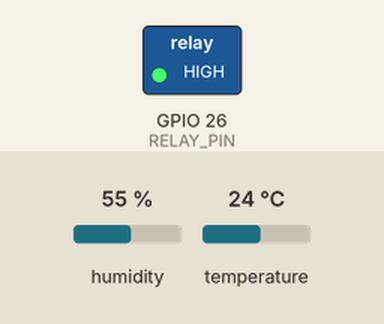
Bench run of a program on a simulated ESP32. On the bench: switched loads named in the program (green lamp = pin HIGH). The test bench sets the inputs (shaded band); at power-on: temperature 24 °C, humidity 55 %. WiFi joins after 1.5 s; servers stay silent unless stated; no MQTT or app messages arrive unless stated; what the program prints to the serial monitor is not drawn.

Above: at 2.7 s.
2.8 s: temperature set to 29 °C
13.0 s: temperature set to 32 °C
At 22.2 s:
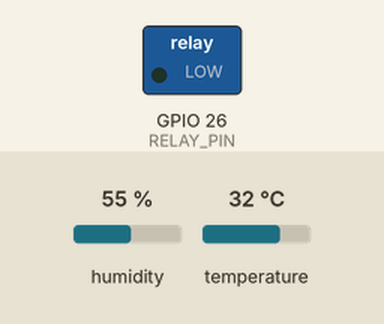
23.0 s: temperature set to 12 °C
At 32.6 s:
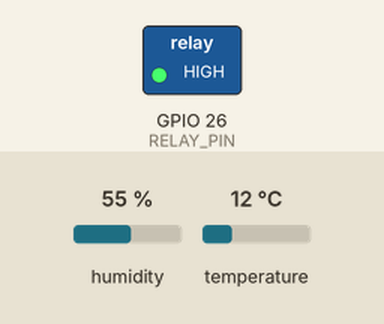
33.0 s: temperature set to 33 °C
At 43.0 s:
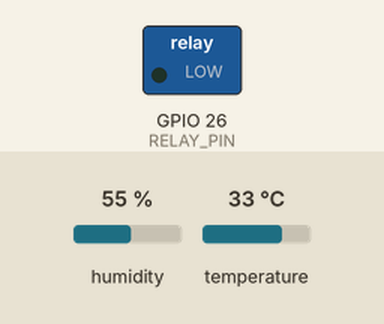
Timing chart, 0 to 44.0 s (numbered marks = the images above; inputs shaded):
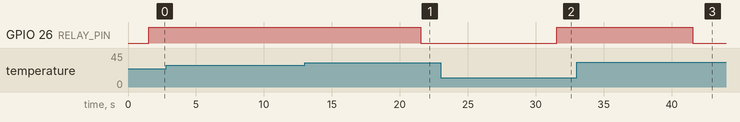

The program:

main.cpp
```cpp
#include <Arduino.h>
#include <WiFi.h>
#include <PubSubClient.h>
#include "DHT.h"

#if __has_include("config.h")
#include "config.h"
#endif

#define DHTPIN 5
#define DHTTYPE DHT11
#define RELAY_PIN 26
#define RELAY_ON HIGH
#define RELAY_OFF LOW

#ifndef WIFI_SSID
#define WIFI_SSID "CONFIGURE_WIFI_SSID"
#endif

#ifndef WIFI_PASSWORD
#define WIFI_PASSWORD "CONFIGURE_WIFI_PASSWORD"
#endif

#ifndef MQTT_BROKER
#define MQTT_BROKER "broker.hivemq.com"
#endif

#ifndef MQTT_PORT
#define MQTT_PORT 1883
#endif

#ifndef MQTT_TOPIC
#define MQTT_TOPIC "granja/temperatura/esp32-granja-001"
#endif

constexpr float TEMPERATURA_LIGA = 30.0;
constexpr float TEMPERATURA_DESLIGA = 31.0;
constexpr unsigned long INTERVALO_LEITURA_MS = 10000;

WiFiClient espClient;
PubSubClient client(espClient);
DHT dht(DHTPIN, DHTTYPE);
bool lampadaLigada = false;
unsigned long ultimaLeitura = 0;
unsigned long ultimaTentativaMqtt = 0;
constexpr unsigned long INTERVALO_TENTATIVA_MQTT_MS = 5000;

void aplicarEstadoLampada(bool ligada) {
  lampadaLigada = ligada;
  digitalWrite(RELAY_PIN, ligada ? RELAY_ON : RELAY_OFF);
}

void conectarWiFi() {
  if (WiFi.status() == WL_CONNECTED) {
    return;
  }

  Serial.printf("Conectando ao Wi-Fi %s", WIFI_SSID);
  WiFi.begin(WIFI_SSID, WIFI_PASSWORD);
  unsigned long inicio = millis();

  while (WiFi.status() != WL_CONNECTED && millis() - inicio < 15000) {
    delay(250);
    Serial.print(".");
  }

  if (WiFi.status() == WL_CONNECTED) {
    Serial.printf("\nWi-Fi conectado. IP: %s\n", WiFi.localIP().toString().c_str());
  } else {
    Serial.println("\nWi-Fi indisponível; nova tentativa em breve.");
  }
}

void reconnect() {
  if (WiFi.status() != WL_CONNECTED || client.connected() ||
      millis() - ultimaTentativaMqtt < INTERVALO_TENTATIVA_MQTT_MS) {
    return;
  }
  ultimaTentativaMqtt = millis();

  String clientId = "ESP32-Granja-" + String((uint32_t)ESP.getEfuseMac(), HEX);
  if (client.connect(clientId.c_str())) {
    Serial.printf("MQTT conectado. Topico: %s\n", MQTT_TOPIC);
  } else {
    Serial.printf("Falha MQTT, estado=%d.\n", client.state());
  }
}

void setup() {
  Serial.begin(115200);
  pinMode(RELAY_PIN, OUTPUT);
  aplicarEstadoLampada(false);
  dht.begin();
  client.setServer(MQTT_BROKER, MQTT_PORT);
  conectarWiFi();
  ultimaLeitura = millis() - INTERVALO_LEITURA_MS;
}

void loop() {
  conectarWiFi();
  reconnect();
  client.loop();

  if (millis() - ultimaLeitura < INTERVALO_LEITURA_MS) {
    delay(10);
    return;
  }
  ultimaLeitura = millis();

  float temperatura = dht.readTemperature();
  if (isnan(temperatura)) {
    Serial.println("Falha ao ler o DHT11; mantendo o ultimo estado da lampada.");
    return;
  }

  if (temperatura <= TEMPERATURA_LIGA) {
    aplicarEstadoLampada(true);
  } else if (temperatura >= TEMPERATURA_DESLIGA) {
    aplicarEstadoLampada(false);
  }

  String payload = "{\"temperatura\":" + String(temperatura, 1) +
                   ",\"lampada\":" + (lampadaLigada ? "true" : "false") + "}";
  if (client.connected()) {
    bool publicado = client.publish(MQTT_TOPIC, payload.c_str());
    Serial.printf("MQTT publish: %s\n", publicado ? "OK" : "FALHOU");
  } else {
    Serial.println("MQTT indisponivel; leitura nao publicada.");
  }

  Serial.printf("Temperatura: %.1f C | Lampada: %s\n", temperatura,
                lampadaLigada ? "LIGADA" : "DESLIGADA");
}
```

Measured:
- the behaviour switches between 30 and 31 °C on temperature (found by bisection; images 0 and 1)
- after the input at 2.8 s, every drawn part: stays the same
- after the input at 13.0 s, GPIO 26 (RELAY_PIN): HIGH → LOW after 8.5 s
- after the input at 23.0 s, GPIO 26 (RELAY_PIN): LOW → HIGH after 8.5 s
- after the input at 33.0 s, GPIO 26 (RELAY_PIN): HIGH → LOW after 8.6 s
